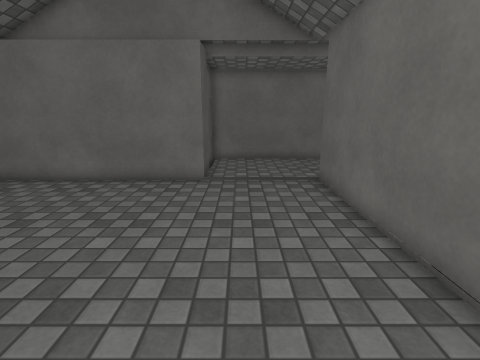
[1] (above)

13 first-person views from a walk through a 3-D level made in the Unity game engine. The camera is 1.4 m above the floor, tilts 14° down and sees 85° across. The floor is counted in squares, 0.5 m on a side. Each view is taken from the middle of a square. On the plan, view 1 faces up. The plan holds only what a view shows up to about 19 squares ahead; the rest is blank. The place goes on beyond the plan. The player is left out. Door leaves are left out, so doorways stand open. Surface patterns are stand-ins for the level's own textures.

[2]
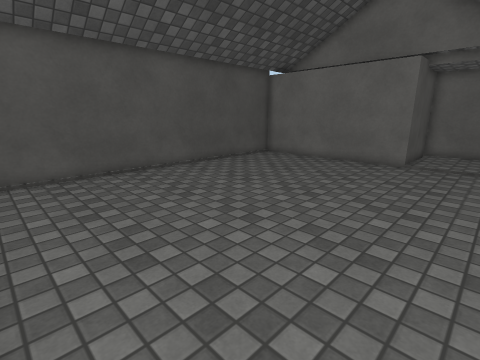

[3]
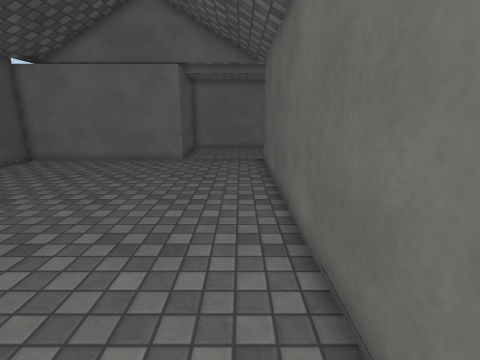

[4]
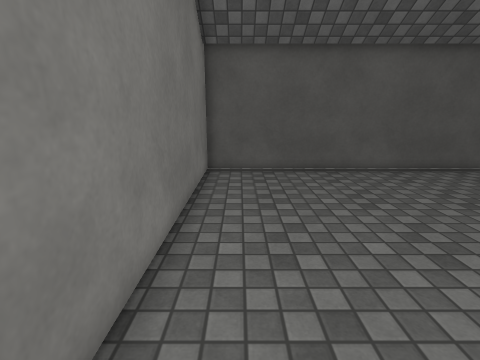

[5]
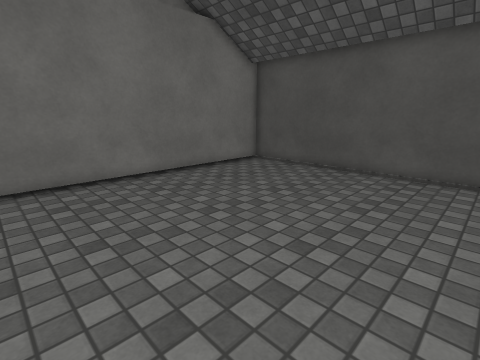

[6]
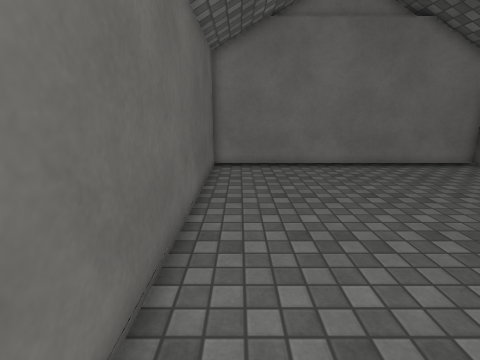

[7]
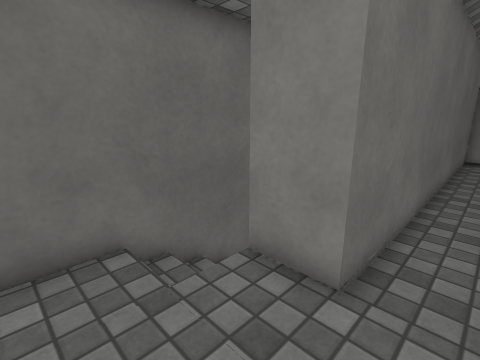

[8]
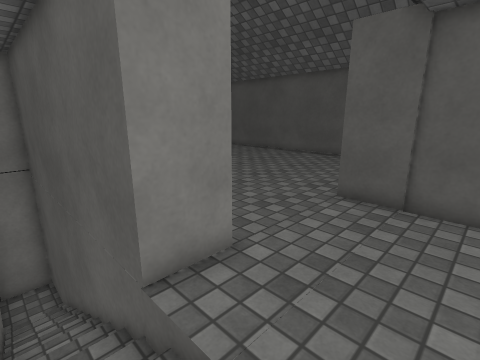

[9]
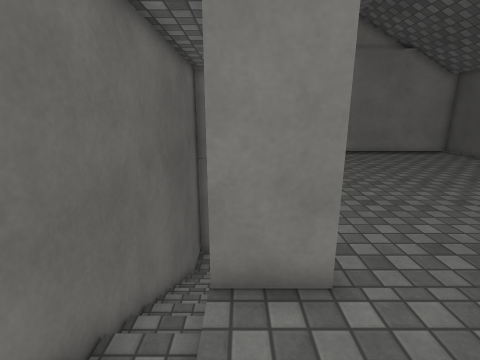

[10]
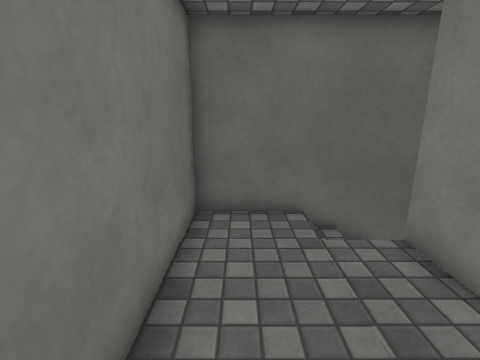

[11]
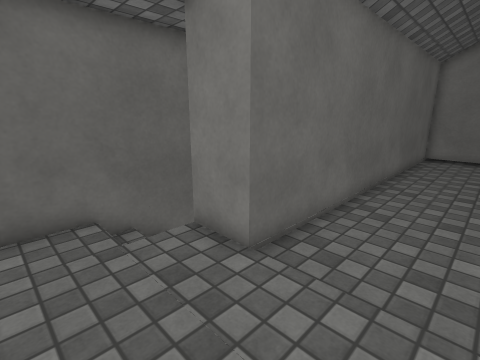

[12]
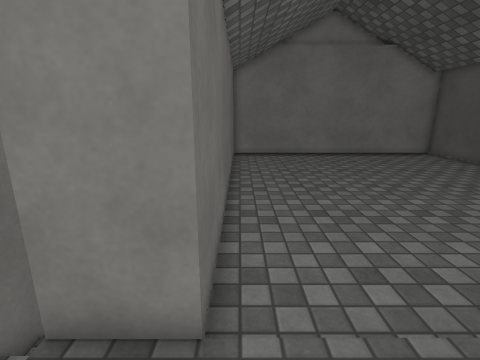

[13]
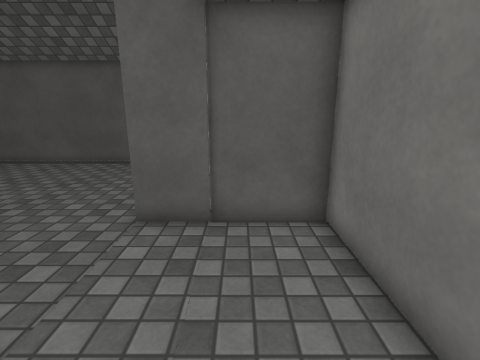

### Floor plan
Key: @ floor where view 1 was taken; # wall or solid block; . main floor; - floor 2.75 m lower than the main floor; / step, stairs or slope.
Columns run from 11 left of view 1 to 8 right of it. Each row starts with its distance up from view 1.
 16          ###########
 15          #.........#
 14          #.........#
 13          #.......//#
 12          #......./ #
 11 ##########....###/ #
 10 #.............###  #
  9 #.............###  #
  8 #.............###  #
  7 #.............###  #
  6 #.............###  #
  5 #.............###  #
  4 #.............###  #
  3 #.............###  #
  2 #.............###--#
  1 #.............###--#
  0 #..........@..######
 -1 #.............##   #
 -2 #.............#
 -3 #.............#
 -4 #.............#
 -5 #.............#
 -6 ###############

Positions as (right, up) in squares from view 1, and headings:
1: (0, 0), facing up
2: (2, -5), facing up-left
3: (2, -5), facing up
4: (2, -4), facing left
5: (2, 6), facing down-left
6: (2, 9), facing down
7: (2, 15), facing down-right
8: (7, 15), facing down-left
9: (5, 15), facing down
10: (0, 15), facing right
11: (0, 15), facing down-right
12: (3, 14), facing down
13: (5, 14), facing left
